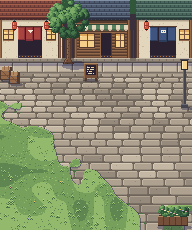

Here is the Python script that generated this plot:
"""Battle background for diagonal (Suikoden-style) view. 192x230 px, shown at 2x."""
import os, math
import numpy as np
from PIL import Image
HERE = os.path.dirname(os.path.abspath(__file__))

W, H = 192, 230
GY = 62  # ground starts (building foundation bottom)
rng = np.random.default_rng(7)


def hx(c):
    c = c.lstrip('#')
    return np.array([int(c[i:i + 2], 16) for i in (0, 2, 4)], np.float32)


def ramp(*cs):
    return [hx(c) for c in cs]


STONE = ramp('#5e564f', '#7a6f65', '#968a7c', '#ae a190'.replace(' ',''), '#c4b7a4', '#d6cab6')
MORTAR = hx('#6e645a')
GRASS = ramp('#3a5a3a', '#4b6f45', '#5f8650', '#77a05c', '#92b96c', '#b0d08a')
WOOD = ramp('#3a2a26', '#553a2e', '#74503a', '#946a4a', '#b38a62')
CREAM = ramp('#8f8270', '#ae9f88', '#cbbda3', '#e2d6bd', '#f1e8d4')
TERRA = ramp('#4a2a2a', '#683834', '#87493e', '#a5604c', '#c07d62')
SLATE = ramp('#2c3242', '#3c4558', '#4f5b70', '#66748a', '#8291a6')
MOSS = ramp('#2a3a36', '#38504a', '#4a675d', '#5f8073', '#7c9b8b')
RED = ramp('#5e2028', '#86303a', '#a8443f', '#c75f50')
INDIGO = ramp('#1f2a40', '#2d3d5c', '#3f5580', '#5a72a0')
AWN = ramp('#2f4a3a', '#3f644b', '#57805e')
GLOW = ramp('#b8743a', '#e0a85a', '#f5d08a', '#fbe7b4')
DARK = ramp('#1e1820', '#2a2230', '#3a2f3c')
LANT = ramp('#5e1f22', '#9a3a30', '#cc5a3c', '#f0a060')
LEAF = ramp('#23402f', '#30573a', '#437248', '#5d8f55', '#7cab68')
METAL = ramp('#2a2a32', '#45454f', '#6a6a74', '#9a9aa2')
FLOW = [hx('#e8a3a8'), hx('#f3e9c9'), hx('#e8c860'), hx('#b9a6d8')]

img = np.zeros((H, W, 3), np.float32)


def noise(cell, seed):
    r = np.random.default_rng(seed)
    gw, gh = W // cell + 2, H // cell + 2
    a = (r.random((gh, gw)) * 255).astype(np.uint8)
    im = Image.fromarray(a).resize((gw * cell, gh * cell), Image.BICUBIC)
    return np.asarray(im, np.float32)[:H, :W] / 255.0


def put(x, y, c):
    x, y = int(round(x)), int(round(y))
    if 0 <= x < W and 0 <= y < H:
        img[y, x] = c


def rect(x0, y0, x1, y1, c):
    x0, x1 = max(x0, 0), min(x1, W)
    y0, y1 = max(y0, 0), min(y1, H)
    if x0 < x1 and y0 < y1:
        img[y0:y1, x0:x1] = c


def hline(x0, x1, y, c):
    rect(x0, y, x1, y + 1, c)


def vline(x, y0, y1, c):
    rect(x, y0, x + 1, y1, c)


def mul(mask, k=(0.70, 0.72, 0.84)):
    img[mask] *= np.array(k, np.float32)


def ellmask(cx, cy, rx, ry):
    yy, xx = np.mgrid[0:H, 0:W]
    return ((xx - cx) / rx) ** 2 + ((yy - cy) / ry) ** 2 <= 1.0


# ---------------------------------------------------------------- stone street
n_big = noise(28, 1)
y = GY + 10
row = 0
while y < H:
    h = int(round(5 + (y - GY) / (H - GY) * 5))
    x = -int(rng.integers(0, 10)) - (row % 2) * 5
    while x < W:
        w = int(h * 2.4 + rng.integers(-1, 5))
        x0, x1, y0, y1 = x + 1, x + w, y + 1, y + h
        cx, cy = min(max((x0 + x1) // 2, 0), W - 1), min(max((y0 + y1) // 2, 0), H - 1)
        base = 3 if rng.random() < 0.7 else (2 if rng.random() < 0.5 else 4)
        if n_big[cy, cx] > 0.7:
            base = min(base + 1, 4)
        if n_big[cy, cx] < 0.25:
            base = max(base - 1, 2)
        base = int(np.clip(base, 1, 4))
        rect(x, y, x + w, y + h, MORTAR)
        rect(x0, y0, x1, y1, STONE[base])
        hline(x0 + 1, x1, y0, STONE[base + 1])          # top light
        vline(x0, y0 + 1, y1 - 1, STONE[base + 1])      # left light
        hline(x0 + 1, x1, y1 - 1, STONE[base - 1])      # bottom shade
        vline(x1 - 1, y0 + 1, y1 - 1, STONE[base - 1])  # right shade
        for (px, py) in ((x0, y0), (x1 - 1, y0), (x0, y1 - 1), (x1 - 1, y1 - 1)):
            put(px, py, MORTAR)                          # round corners
        if rng.random() < 0.35:                          # speckle / wear
            put(int(rng.integers(x0 + 1, max(x0 + 2, x1 - 1))), int(rng.integers(y0 + 1, max(y0 + 2, y1 - 1))), STONE[base - 1])
        x += w
    y += h
    row += 1

rect(0, GY, W, GY + 10, MORTAR)
for sx in range(-3, W, 15):
    rect(sx + 1, GY + 1, sx + 15, GY + 10, STONE[4])
    hline(sx + 1, sx + 15, GY + 1, STONE[5]); vline(sx + 1, GY + 1, GY + 10, STONE[5])
    hline(sx + 2, sx + 15, GY + 9, STONE[3]); vline(sx + 14, GY + 2, GY + 10, STONE[3])
hline(0, W, GY + 10, STONE[1])   # curb edge
hline(0, W, GY + 11, STONE[2])

# ---------------------------------------------------------------- grass corner
yy, xx = np.mgrid[0:H, 0:W]
ng = noise(14, 3)
field = (xx / W) * 0.95 + ((H - yy) / H) * 1.25 + (ng - 0.5) * 0.22
grass = field < 0.72
grass |= ((xx > W - 30) & (yy > H - 26) & (ng > 0.35))          # small patch bottom-right
n1 = noise(18, 4)
tone = np.full((H, W), 3)
tone[n1 > 0.64] = 4
tone[n1 < 0.30] = 2
fl = rng.random((H, W))
tone[(fl < 0.04)] = 2
tone[(fl > 0.97)] = 4
gcol = np.stack([GRASS[t] for t in range(6)])
img[grass] = gcol[tone[grass]]
# tufts
for _ in range(260):
    x, y = int(rng.integers(0, W)), int(rng.integers(GY, H))
    if grass[y, x] and y + 2 < H and grass[min(y + 2, H - 1), x]:
        put(x, y, GRASS[5]); put(x - 1, y + 1, GRASS[4]); put(x + 1, y + 1, GRASS[4])
        put(x, y + 1, GRASS[1]); put(x - 1, y + 2, GRASS[1]); put(x + 1, y + 2, GRASS[1])
# flowers
for _ in range(26):
    x, y = int(rng.integers(0, W)), int(rng.integers(GY, H))
    if grass[y, x] and field[y, x] < 0.66:
        c = FLOW[int(rng.integers(0, 4))]
        put(x, y, c); put(x, y + 1, GRASS[0])
# grass lip: highlight on grass edge, shadow on stone just below/right
gm = grass.copy()
def _sh(m, d, ax):                      # 位移但不從另一邊繞回（np.roll 會把底部的草繞到最上面兩列）
    o = np.roll(m, d, axis=ax)
    if ax == 0: o[:d] = False
    else: o[:, :d] = False
    return o
edge_top = gm & ~_sh(gm, 1, 0)
img[edge_top & (yy > GY)] = GRASS[4]
below = _sh(gm, 1, 0) & ~gm
below2 = _sh(gm, 2, 0) & ~gm
right = _sh(gm, 1, 1) & ~gm
mul(below | right, (0.62, 0.64, 0.78))
mul(below2 & ~below, (0.82, 0.83, 0.9))
# moss in mortar near grass
near = np.zeros_like(gm)
for d in range(1, 6):
    near |= _sh(gm, d, 0) | _sh(gm, d, 1)
mor = (np.abs(img - MORTAR).sum(axis=2) < 4) & near & ~gm
img[mor & (rng.random((H, W)) < 0.5)] = GRASS[1]

# ---------------------------------------------------------------- buildings
img[:GY] = 0


def roof(x0, x1, y0, y1, R, seam=4):
    rect(x0, y0, x1, y1, R[2])
    for ty in range(y0, y1, 4):
        hline(x0, x1, ty, R[3])                  # tile row top light
        hline(x0, x1, min(ty + 3, y1 - 1), R[1])  # tile row bottom shade
        off = (ty // 4) % 2 * (seam // 2)
        for tx in range(x0 + off, x1, seam):
            vline(tx, ty + 1, min(ty + 3, y1), R[1])
    hline(x0, x1, y0, R[4])                       # ridge light
    hline(x0, x1, y1, R[0]); hline(x0, x1, y1 + 1, R[0])  # eave fascia
    for tx in range(x0 + 1, x1, 4):
        put(tx, y1 + 1, R[1])


def wall(x0, x1, y0, y1, C):
    rect(x0, y0, x1, y1, C[3])
    hline(x0, x1, y0, C[1]); hline(x0, x1, y0 + 1, C[2])  # under-eave shadow
    for _ in range((x1 - x0) * (y1 - y0) // 30):
        put(int(rng.integers(x0, x1)), int(rng.integers(y0 + 2, y1)), C[2])


def post(x, y0, y1):
    vline(x, y0, y1, WOOD[1]); vline(x + 1, y0, y1, WOOD[3]); vline(x + 2, y0, y1, WOOD[2])


def base(x0, x1):
    rect(x0, GY - 4, x1, GY, STONE[2])
    hline(x0, x1, GY - 4, STONE[4]); hline(x0, x1, GY - 1, STONE[1])
    for bx in range(x0 + 2, x1, 7):
        vline(bx, GY - 3, GY - 1, STONE[1])


def window(x0, y0, w, h):
    rect(x0 - 1, y0 - 1, x0 + w + 1, y0 + h + 1, WOOD[1])
    rect(x0, y0, x0 + w, y0 + h, GLOW[2])
    rect(x0, y0, x0 + w, y0 + 2, GLOW[1])
    put(x0, y0 + 2, GLOW[3]); put(x0 + 1, y0 + 2, GLOW[3])
    vline(x0 + w // 2, y0, y0 + h, WOOD[2]); hline(x0, x0 + w, y0 + h // 2, WOOD[2])
    hline(x0 - 1, x0 + w + 1, y0 + h + 1, WOOD[3])  # sill


def door_dark(x0, x1, y0, y1):
    rect(x0, y0, x1, y1, DARK[1])
    rect(x0, y1 - 3, x1, y1, DARK[2])
    for dx in range(x0 + 1, x1 - 1, 3):
        put(dx, y1 - 2, GLOW[0])                  # warm floor glints


def noren(x0, x1, y0, y1, P, mark=None):
    n = 3
    pw = (x1 - x0 - (n - 1)) // n
    hline(x0 - 1, x1 + 1, y0 - 1, WOOD[1])        # rod
    for i in range(n):
        px0 = x0 + i * (pw + 1)
        rect(px0, y0, px0 + pw, y1, P[2])
        vline(px0, y0, y1, P[3] if i == 0 else P[2])
        vline(px0 + pw - 1, y0, y1, P[1])
        hline(px0, px0 + pw, y1 - 1, P[1])
        hline(px0, px0 + pw, y0, P[1])
        if i % 2:
            hline(px0, px0 + pw, y1, P[1])         # uneven hem
    if mark is not None:
        mx, my = (x0 + x1) // 2 - 2, y0 + 3
        for j, r in enumerate(mark):
            for i, ch in enumerate(r):
                if ch == '#':
                    put(mx + i, my + j, CREAM[4])


def lantern(cx, y0):
    vline(cx, y0 - 2, y0, METAL[1])
    hline(cx - 1, cx + 2, y0, DARK[0])
    rect(cx - 2, y0 + 1, cx + 3, y0 + 8, LANT[2])
    vline(cx - 2, y0 + 2, y0 + 7, LANT[1]); vline(cx + 2, y0 + 2, y0 + 7, LANT[1])
    vline(cx - 1, y0 + 2, y0 + 6, LANT[3])
    hline(cx - 2, cx + 3, y0 + 4, LANT[1])
    hline(cx - 1, cx + 2, y0 + 8, DARK[0])
    put(cx, y0 + 9, LANT[1])


BOWL = ['#####', '.###.', '..#..']

# shop A: ramen (terracotta roof, cream wall, red noren)
roof(-4, 62, 0, 18, TERRA)
wall(-4, 62, 20, GY - 4, CREAM)
post(-1, 20, GY - 4); post(58, 20, GY - 4)
door_dark(18, 42, 27, GY - 4)
noren(18, 42, 27, 40, RED, BOWL)
window(4, 30, 9, 9)
window(47, 30, 8, 9)
lantern(14, 21); lantern(46, 21)
base(-4, 62)
# shop B: cafe (slate roof, wood wall, green awning)
roof(74, 130, 0, 18, SLATE, seam=5)
rect(74, 20, 130, GY - 4, WOOD[2])
for wy in range(22, GY - 4, 3):
    hline(74, 130, wy, WOOD[1]); hline(74, 130, wy + 1, WOOD[3])
hline(74, 130, 20, WOOD[0]); hline(74, 130, 21, WOOD[1])
post(74, 20, GY - 4); post(127, 20, GY - 4)
window(80, 34, 14, 13)
door_dark(100, 112, 33, GY - 4)
vline(100, 33, GY - 4, WOOD[3]); vline(111, 33, GY - 4, WOOD[1])
window(116, 34, 8, 13)
for ax in range(76, 128):                       # striped awning
    c = AWN[2] if (ax // 4) % 2 == 0 else CREAM[3]
    cs = AWN[1] if (ax // 4) % 2 == 0 else CREAM[2]
    vline(ax, 25, 29, c); put(ax, 29, cs)
    if ax % 4 in (1, 2):
        put(ax, 30, cs)                           # scallop
hline(76, 128, 24, AWN[0])
base(74, 130)
# shop C: bento (moss roof, cream wall, indigo noren)
roof(136, W + 4, 0, 18, MOSS)
wall(136, W + 4, 20, GY - 4, CREAM)
post(136, 20, GY - 4); post(W - 3, 20, GY - 4)
door_dark(150, 176, 27, GY - 4)
noren(150, 176, 27, 41, INDIGO, ['#####', '#.#.#', '#####'])
window(180, 30, 9, 9)
lantern(146, 21)
base(136, W + 4)
# alley gaps (between buildings): dark recess + back fence
for gx0, gx1 in ((62, 74), (130, 136)):
    rect(gx0, 0, gx1, GY, DARK[2])
    rect(gx0, 0, gx1, 14, LEAF[1])
    for fx in range(gx0, gx1, 3):
        vline(fx, 30, GY, WOOD[1])
    rect(gx0, GY - 4, gx1, GY, STONE[1])

# tree in front of alley A|B：葉簇堆成的不規則樹冠（跟一般頁面背景的 tree2 同一套）
def tree_clumps(cx, base, s_=1.0, seed=0):
    r = np.random.default_rng(100 + seed)
    ccx, ccy, RX, RY = cx, base - 44 * s_, 18 * s_, 17 * s_
    shm = np.zeros((H, W), bool)                 # 影子：幾個橢圓合併成一塊，只壓暗一次
    for k in range(7):
        shm |= ellmask(cx + 7 + r.normal(0, 4), base + 2 + r.normal(0, 1), 8, 2.6)
    mul(shm)
    tw = 4
    for yy_ in range(int(base - 32 * s_), base + 1):
        flare = max(0, (yy_ - (base - 5)) * .6)
        x0, x1 = int(cx - tw / 2 - flare), int(cx + tw / 2 + flare)
        rect(x0, yy_, x1 + 1, yy_ + 1, WOOD[2]); put(x0, yy_, WOOD[1]); put(x1, yy_, WOOD[1]); put(x0 + 1, yy_, WOOD[3])
        if yy_ % 3 == 0: put(cx + int(r.integers(-1, 2)), yy_, WOOD[1])
    for (bx, by, ex, ey) in ((cx, base - 28, cx - 8, base - 40), (cx, base - 26, cx + 9, base - 38)):
        for t in np.linspace(0, 1, 14): put(bx + (ex - bx) * t, by + (ey - by) * t, WOOD[1]); put(bx + (ex - bx) * t + 1, by + (ey - by) * t, WOOD[2])
    clumps = []
    for _ in range(int(46 * s_ * s_) + 10):
        a_ = r.uniform(0, 2 * math.pi); d_ = math.sqrt(r.uniform(0, 1))
        clumps.append((ccy + math.sin(a_) * d_ * RY, ccx + math.cos(a_) * d_ * RX, r.uniform(3.2, 5.2) * s_))
    clumps.sort()
    for (y_, x_, rad) in clumps:
        m = ellmask(x_, y_, rad, rad * .85)
        dd = ((xx - x_ + rad * .4) / rad) ** 2 + ((yy - y_ + rad * .45) / rad) ** 2
        t = np.where(dd < .22, 4, np.where(dd < .62, 3, np.where(dd < 1.0, 2, 1)))
        depth = (y_ - (ccy - RY)) / (2 * RY) + (x_ - (ccx - RX)) / (4 * RX)
        t = np.clip(t - (1 if depth > .72 else 0) - (1 if depth > .95 else 0), 0, 4)
        img[m] = np.stack(LEAF)[t[m]]
        img[m & ~np.roll(m, -1, axis=0) & (t <= 2)] = LEAF[0]
    for _ in range(int(70 * s_)):
        a_ = r.uniform(0, 2 * math.pi)
        put(int(ccx + math.cos(a_) * (RX + r.uniform(0, 3))), int(ccy + math.sin(a_) * (RY + r.uniform(0, 2))), LEAF[2] if math.sin(a_) < 0 else LEAF[1])
    for _ in range(int(30 * s_)):
        put(int(ccx + r.uniform(-RX * .8, RX * .8)), int(ccy + r.uniform(-RY * .6, RY * .8)), LEAF[0])


tree_clumps(68, GY + 1, 1.0, 7)

# building cast shadow on street
sh = (yy >= GY) & (yy < GY + 4)
mul(sh & ~grass, (0.72, 0.73, 0.85))

# ---------------------------------------------------------------- props
# A-frame menu board in front of cafe：A 字木架 + 黑板粉筆字
bx_, by_ = 84, GY + 1
mul(ellmask(bx_ + 7, by_ + 17, 8, 2))
rect(bx_, by_, bx_ + 14, by_ + 15, WOOD[2]); vline(bx_, by_, by_ + 15, WOOD[3]); vline(bx_ + 13, by_, by_ + 15, WOOD[1]); hline(bx_, bx_ + 14, by_, WOOD[4])
rect(bx_ + 2, by_ + 2, bx_ + 12, by_ + 12, DARK[1])
for (ly, w_) in ((4, 7), (6, 8), (8, 5), (10, 7)):
    for k in range(w_):
        if (k * 7 + ly) % 5: put(bx_ + 3 + k, by_ + ly, CREAM[3] if k < w_ - 2 else GLOW[2])
put(bx_ + 3, by_ + 3, (199, 95, 80))
rect(bx_ + 1, by_ + 15, bx_ + 3, by_ + 18, WOOD[1]); rect(bx_ + 11, by_ + 15, bx_ + 13, by_ + 18, WOOD[1])
# crates by shop A：看得到頂面、側面，有板條、斜撐、釘子
def crate_(x, y, s_=10):
    mul(ellmask(x + s_ // 2 + 3, y + s_ + 4, s_ * .7, 2))
    rect(x + 2, y, x + s_ + 2, y + 4, WOOD[4]); hline(x + 2, x + s_ + 2, y, CREAM[2])
    for k in range(x + 4, x + s_ + 2, 4): vline(k, y, y + 4, WOOD[3])
    rect(x, y + 4, x + s_, y + s_ + 4, WOOD[3]); hline(x, x + s_, y + 4, WOOD[4]); hline(x, x + s_, y + s_ + 3, WOOD[1])
    vline(x, y + 4, y + s_ + 4, WOOD[1]); vline(x + s_ - 1, y + 4, y + s_ + 4, WOOD[1])
    rect(x + s_, y + 1, x + s_ + 2, y + s_ + 4, WOOD[1])
    hline(x + 1, x + s_ - 1, y + 4 + s_ // 2, WOOD[2])
    for k in range(1, s_ - 1): put(x + k, y + 4 + k * (s_ - 1) // s_, WOOD[2])
    for (nx, ny) in ((x + 1, y + 5), (x + s_ - 2, y + 5), (x + 1, y + s_ + 2), (x + s_ - 2, y + s_ + 2)): put(nx, ny, METAL[2])
crate_(0, GY + 4, 10); crate_(9, GY + 9, 9)
# street lamp right edge
lx = 184
mul(ellmask(lx + 3, GY + 46, 6, 2))
rect(lx - 1, GY + 8, lx + 2, GY + 46, METAL[1])
vline(lx - 1, GY + 8, GY + 46, METAL[2])
rect(lx - 3, GY + 42, lx + 4, GY + 46, METAL[1]); hline(lx - 3, lx + 4, GY + 42, METAL[2])
rect(lx - 3, GY - 2, lx + 4, GY + 8, METAL[0])
rect(lx - 2, GY - 1, lx + 3, GY + 7, GLOW[2]); vline(lx - 2, GY - 1, GY + 7, GLOW[3])
hline(lx - 4, lx + 5, GY - 3, METAL[1])
# planter bottom-right：木花台 + 葉簇堆成的植物 + 小花
px0, py0 = 158, H - 22
mul(ellmask(px0 + 16, py0 + 19, 17, 3))
rect(px0, py0 + 8, px0 + 30, py0 + 18, WOOD[2])
hline(px0, px0 + 30, py0 + 8, WOOD[4]); hline(px0, px0 + 30, py0 + 17, WOOD[0])
for k in range(px0 + 5, px0 + 30, 6):
    vline(k, py0 + 9, py0 + 17, WOOD[1])
rect(px0 + 1, py0 + 7, px0 + 29, py0 + 8, (74, 52, 36))
_r = np.random.default_rng(31)
_cl = sorted([(_r.uniform(0, 1), _r.uniform(-1, 1), _r.uniform(2.4, 3.6)) for _ in range(22)])
for (dy_, dx_, rad) in _cl:
    cx_, cy_ = px0 + 15 + dx_ * 13, py0 + 6 - dy_ * 7
    m = ellmask(cx_, cy_, rad, rad * .85)
    dd = ((xx - cx_ + rad * .4) / rad) ** 2 + ((yy - cy_ + rad * .45) / rad) ** 2
    t = np.where(dd < .25, 4, np.where(dd < .65, 3, np.where(dd < 1.0, 2, 1)))
    if dx_ > .4: t = np.clip(t - 1, 0, 4)
    img[m] = np.stack(LEAF)[t[m]]
for k in range(9):
    put(px0 + 3 + k * 3, py0 + 1 + (k * 7) % 6, FLOW[k % 4]); put(px0 + 4 + k * 3, py0 + 1 + (k * 7) % 6, FLOW[k % 4])

out = Image.fromarray(np.clip(img, 0, 255).astype(np.uint8), 'RGB')
out.save(os.path.join(HERE, 'bg34.png'))
out.resize((W * 3, H * 3), Image.NEAREST).save(os.path.join(HERE, 'bg34_x3.png'))
print('ok')
